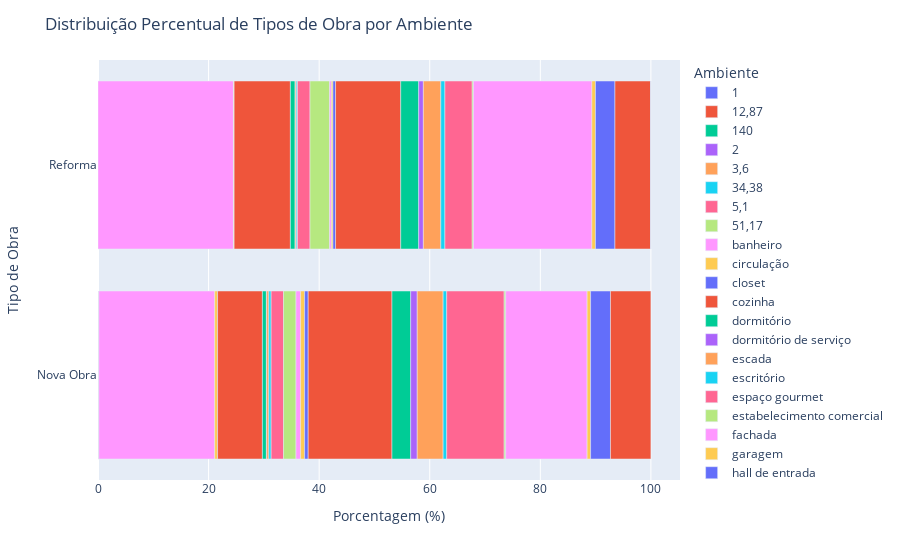

Notebook cell for this chart:
### Code cell
contagem = dados.groupby(['ds_tipo_obra', 'nm_ambiente']).size().reset_index(name='Contagem')

contagem['Porcentagem'] = contagem.groupby('ds_tipo_obra')['Contagem'].transform(lambda x: (x / x.sum()) * 100)

fig = px.bar(contagem, 
             y='ds_tipo_obra', 
             x='Porcentagem', 
             color='nm_ambiente', 
             orientation='h', 
             labels={'ds_tipo_obra': 'Tipo de Obra', 'Porcentagem': 'Porcentagem (%)', 'nm_ambiente': 'Ambiente'})

fig.update_layout(title='Distribuição Percentual de Tipos de Obra por Ambiente',
                  xaxis_title='Porcentagem (%)',
                  yaxis_title='Tipo de Obra')

fig.show()

### Figure 1 — Plotly figure (JSON) as saved in the notebook; plotly's stock layout.template omitted (floating-point values rounded to 4 significant figures)
{"data": [{"alignmentgroup": "True", "hovertemplate": "Ambiente=1<br>Porcentagem (%)=%{x}<br>Tipo de Obra=%{y}<extra></extra>", "legendgroup": "1", "marker": {"color": "#636efa", "pattern": {"shape": ""}}, "name": "1", "offsetgroup": "1", "orientation": "h", "showlegend": true, "textposition": "auto", "type": "bar", "x": [0.01904], "xaxis": "x", "y": ["Nova Obra"], "yaxis": "y"}, {"alignmentgroup": "True", "hovertemplate": "Ambiente=12,87<br>Porcentagem (%)=%{x}<br>Tipo de Obra=%{y}<extra></extra>", "legendgroup": "12,87", "marker": {"color": "#EF553B", "pattern": {"shape": ""}}, "name": "12,87", "offsetgroup": "12,87", "orientation": "h", "showlegend": true, "textposition": "auto", "type": "bar", "x": [0.01904], "xaxis": "x", "y": ["Nova Obra"], "yaxis": "y"}, {"alignmentgroup": "True", "hovertemplate": "Ambiente=140<br>Porcentagem (%)=%{x}<br>Tipo de Obra=%{y}<extra></extra>", "legendgroup": "140", "marker": {"color": "#00cc96", "pattern": {"shape": ""}}, "name": "140", "offsetgroup": "140", "orientation": "h", "showlegend": true, "textposition": "auto", "type": "bar", "x": [0.01904], "xaxis": "x", "y": ["Nova Obra"], "yaxis": "y"}, {"alignmentgroup": "True", "hovertemplate": "Ambiente=2<br>Porcentagem (%)=%{x}<br>Tipo de Obra=%{y}<extra></extra>", "legendgroup": "2", "marker": {"color": "#ab63fa", "pattern": {"shape": ""}}, "name": "2", "offsetgroup": "2", "orientation": "h", "showlegend": true, "textposition": "auto", "type": "bar", "x": [0.01904], "xaxis": "x", "y": ["Nova Obra"], "yaxis": "y"}, {"alignmentgroup": "True", "hovertemplate": "Ambiente=3,6<br>Porcentagem (%)=%{x}<br>Tipo de Obra=%{y}<extra></extra>", "legendgroup": "3,6", "marker": {"color": "#FFA15A", "pattern": {"shape": ""}}, "name": "3,6", "offsetgroup": "3,6", "orientation": "h", "showlegend": true, "textposition": "auto", "type": "bar", "x": [0.01904], "xaxis": "x", "y": ["Nova Obra"], "yaxis": "y"}, {"alignmentgroup": "True", "hovertemplate": "Ambiente=34,38<br>Porcentagem (%)=%{x}<br>Tipo de Obra=%{y}<extra></extra>", "legendgroup": "34,38", "marker": {"color": "#19d3f3", "pattern": {"shape": ""}}, "name": "34,38", "offsetgroup": "34,38", "orientation": "h", "showlegend": true, "textposition": "auto", "type": "bar", "x": [0.01904], "xaxis": "x", "y": ["Nova Obra"], "yaxis": "y"}, {"alignmentgroup": "True", "hovertemplate": "Ambiente=5,1<br>Porcentagem (%)=%{x}<br>Tipo de Obra=%{y}<extra></extra>", "legendgroup": "5,1", "marker": {"color": "#FF6692", "pattern": {"shape": ""}}, "name": "5,1", "offsetgroup": "5,1", "orientation": "h", "showlegend": true, "textposition": "auto", "type": "bar", "x": [0.01904], "xaxis": "x", "y": ["Nova Obra"], "yaxis": "y"}, {"alignmentgroup": "True", "hovertemplate": "Ambiente=51,17<br>Porcentagem (%)=%{x}<br>Tipo de Obra=%{y}<extra></extra>", "legendgroup": "51,17", "marker": {"color": "#B6E880", "pattern": {"shape": ""}}, "name": "51,17", "offsetgroup": "51,17", "orientation": "h", "showlegend": true, "textposition": "auto", "type": "bar", "x": [0.01904], "xaxis": "x", "y": ["Nova Obra"], "yaxis": "y"}, {"alignmentgroup": "True", "hovertemplate": "Ambiente=banheiro<br>Porcentagem (%)=%{x}<br>Tipo de Obra=%{y}<extra></extra>", "legendgroup": "banheiro", "marker": {"color": "#FF97FF", "pattern": {"shape": ""}}, "name": "banheiro", "offsetgroup": "banheiro", "orientation": "h", "showlegend": true, "textposition": "auto", "type": "bar", "x": [20.96, 24.5], "xaxis": "x", "y": ["Nova Obra", "Reforma"], "yaxis": "y"}, {"alignmentgroup": "True", "hovertemplate": "Ambiente=circulação<br>Porcentagem (%)=%{x}<br>Tipo de Obra=%{y}<extra></extra>", "legendgroup": "circulação", "marker": {"color": "#FECB52", "pattern": {"shape": ""}}, "name": "circulação", "offsetgroup": "circulação", "orientation": "h", "showlegend": true, "textposition": "auto", "type": "bar", "x": [0.495, 0.09928], "xaxis": "x", "y": ["Nova Obra", "Reforma"], "yaxis": "y"}, {"alignmentgroup": "True", "hovertemplate": "Ambiente=closet<br>Porcentagem (%)=%{x}<br>Tipo de Obra=%{y}<extra></extra>", "legendgroup": "closet", "marker": {"color": "#636efa", "pattern": {"shape": ""}}, "name": "closet", "offsetgroup": "closet", "orientation": "h", "showlegend": true, "textposition": "auto", "type": "bar", "x": [0.01904, 0.02482], "xaxis": "x", "y": ["Nova Obra", "Reforma"], "yaxis": "y"}, {"alignmentgroup": "True", "hovertemplate": "Ambiente=cozinha<br>Porcentagem (%)=%{x}<br>Tipo de Obra=%{y}<extra></extra>", "legendgroup": "cozinha", "marker": {"color": "#EF553B", "pattern": {"shape": ""}}, "name": "cozinha", "offsetgroup": "cozinha", "orientation": "h", "showlegend": true, "textposition": "auto", "type": "bar", "x": [8.11, 10.18], "xaxis": "x", "y": ["Nova Obra", "Reforma"], "yaxis": "y"}, {"alignmentgroup": "True", "hovertemplate": "Ambiente=dormitório<br>Porcentagem (%)=%{x}<br>Tipo de Obra=%{y}<extra></extra>", "legendgroup": "dormitório", "marker": {"color": "#00cc96", "pattern": {"shape": ""}}, "name": "dormitório", "offsetgroup": "dormitório", "orientation": "h", "showlegend": true, "textposition": "auto", "type": "bar", "x": [0.7234, 0.8687], "xaxis": "x", "y": ["Nova Obra", "Reforma"], "yaxis": "y"}, {"alignmentgroup": "True", "hovertemplate": "Ambiente=dormitório de serviço<br>Porcentagem (%)=%{x}<br>Tipo de Obra=%{y}<extra></extra>", "legendgroup": "dormitório de serviço", "marker": {"color": "#ab63fa", "pattern": {"shape": ""}}, "name": "dormitório de serviço", "offsetgroup": "dormitório de serviço", "orientation": "h", "showlegend": true, "textposition": "auto", "type": "bar", "x": [0.05711, 0.02482], "xaxis": "x", "y": ["Nova Obra", "Reforma"], "yaxis": "y"}, {"alignmentgroup": "True", "hovertemplate": "Ambiente=escada<br>Porcentagem (%)=%{x}<br>Tipo de Obra=%{y}<extra></extra>", "legendgroup": "escada", "marker": {"color": "#FFA15A", "pattern": {"shape": ""}}, "name": "escada", "offsetgroup": "escada", "orientation": "h", "showlegend": true, "textposition": "auto", "type": "bar", "x": [0.3807, 0.1737], "xaxis": "x", "y": ["Nova Obra", "Reforma"], "yaxis": "y"}, {"alignmentgroup": "True", "hovertemplate": "Ambiente=escritório<br>Porcentagem (%)=%{x}<br>Tipo de Obra=%{y}<extra></extra>", "legendgroup": "escritório", "marker": {"color": "#19d3f3", "pattern": {"shape": ""}}, "name": "escritório", "offsetgroup": "escritório", "orientation": "h", "showlegend": true, "textposition": "auto", "type": "bar", "x": [0.4188, 0.2234], "xaxis": "x", "y": ["Nova Obra", "Reforma"], "yaxis": "y"}, {"alignmentgroup": "True", "hovertemplate": "Ambiente=espaço gourmet<br>Porcentagem (%)=%{x}<br>Tipo de Obra=%{y}<extra></extra>", "legendgroup": "espaço gourmet", "marker": {"color": "#FF6692", "pattern": {"shape": ""}}, "name": "espaço gourmet", "offsetgroup": "espaço gourmet", "orientation": "h", "showlegend": true, "textposition": "auto", "type": "bar", "x": [2.246, 2.259], "xaxis": "x", "y": ["Nova Obra", "Reforma"], "yaxis": "y"}, {"alignmentgroup": "True", "hovertemplate": "Ambiente=estabelecimento comercial<br>Porcentagem (%)=%{x}<br>Tipo de Obra=%{y}<extra></extra>", "legendgroup": "estabelecimento comercial", "marker": {"color": "#B6E880", "pattern": {"shape": ""}}, "name": "estabelecimento comercial", "offsetgroup": "estabelecimento comercial", "orientation": "h", "showlegend": true, "textposition": "auto", "type": "bar", "x": [2.246, 3.549], "xaxis": "x", "y": ["Nova Obra", "Reforma"], "yaxis": "y"}, {"alignmentgroup": "True", "hovertemplate": "Ambiente=fachada<br>Porcentagem (%)=%{x}<br>Tipo de Obra=%{y}<extra></extra>", "legendgroup": "fachada", "marker": {"color": "#FF97FF", "pattern": {"shape": ""}}, "name": "fachada", "offsetgroup": "fachada", "orientation": "h", "showlegend": true, "textposition": "auto", "type": "bar", "x": [0.8376, 0.3227], "xaxis": "x", "y": ["Nova Obra", "Reforma"], "yaxis": "y"}, {"alignmentgroup": "True", "hovertemplate": "Ambiente=garagem<br>Porcentagem (%)=%{x}<br>Tipo de Obra=%{y}<extra></extra>", "legendgroup": "garagem", "marker": {"color": "#FECB52", "pattern": {"shape": ""}}, "name": "garagem", "offsetgroup": "garagem", "orientation": "h", "showlegend": true, "textposition": "auto", "type": "bar", "x": [0.7234, 0.273], "xaxis": "x", "y": ["Nova Obra", "Reforma"], "yaxis": "y"}, {"alignmentgroup": "True", "hovertemplate": "Ambiente=hall de entrada<br>Porcentagem (%)=%{x}<br>Tipo de Obra=%{y}<extra></extra>", "legendgroup": "hall de entrada", "marker": {"color": "#636efa", "pattern": {"shape": ""}}, "name": "hall de entrada", "offsetgroup": "hall de entrada", "orientation": "h", "showlegend": true, "textposition": "auto", "type": "bar", "x": [0.6472, 0.4716], "xaxis": "x", "y": ["Nova Obra", "Reforma"], "yaxis": "y"}, {"alignmentgroup": "True", "hovertemplate": "Ambiente=itens de assentamento<br>Porcentagem (%)=%{x}<br>Tipo de Obra=%{y}<extra></extra>", "legendgroup": "itens de assentamento", "marker": {"color": "#EF553B", "pattern": {"shape": ""}}, "name": "itens de assentamento", "offsetgroup": "itens de assentamento", "orientation": "h", "showlegend": true, "textposition": "auto", "type": "bar", "x": [15.15, 11.79], "xaxis": "x", "y": ["Nova Obra", "Reforma"], "yaxis": "y"}, {"alignmentgroup": "True", "hovertemplate": "Ambiente=lavabo<br>Porcentagem (%)=%{x}<br>Tipo de Obra=%{y}<extra></extra>", "legendgroup": "lavabo", "marker": {"color": "#00cc96", "pattern": {"shape": ""}}, "name": "lavabo", "offsetgroup": "lavabo", "orientation": "h", "showlegend": true, "textposition": "auto", "type": "bar", "x": [3.389, 3.251], "xaxis": "x", "y": ["Nova Obra", "Reforma"], "yaxis": "y"}, {"alignmentgroup": "True", "hovertemplate": "Ambiente=officina<br>Porcentagem (%)=%{x}<br>Tipo de Obra=%{y}<extra></extra>", "legendgroup": "officina", "marker": {"color": "#ab63fa", "pattern": {"shape": ""}}, "name": "officina", "offsetgroup": "officina", "orientation": "h", "showlegend": true, "textposition": "auto", "type": "bar", "x": [1.18, 0.8439], "xaxis": "x", "y": ["Nova Obra", "Reforma"], "yaxis": "y"}, {"alignmentgroup": "True", "hovertemplate": "Ambiente=piscina<br>Porcentagem (%)=%{x}<br>Tipo de Obra=%{y}<extra></extra>", "legendgroup": "piscina", "marker": {"color": "#FFA15A", "pattern": {"shape": ""}}, "name": "piscina", "offsetgroup": "piscina", "orientation": "h", "showlegend": true, "textposition": "auto", "type": "bar", "x": [4.683, 3.152], "xaxis": "x", "y": ["Nova Obra", "Reforma"], "yaxis": "y"}, {"alignmentgroup": "True", "hovertemplate": "Ambiente=sacada<br>Porcentagem (%)=%{x}<br>Tipo de Obra=%{y}<extra></extra>", "legendgroup": "sacada", "marker": {"color": "#19d3f3", "pattern": {"shape": ""}}, "name": "sacada", "offsetgroup": "sacada", "orientation": "h", "showlegend": true, "textposition": "auto", "type": "bar", "x": [0.6472, 0.7446], "xaxis": "x", "y": ["Nova Obra", "Reforma"], "yaxis": "y"}, {"alignmentgroup": "True", "hovertemplate": "Ambiente=sala<br>Porcentagem (%)=%{x}<br>Tipo de Obra=%{y}<extra></extra>", "legendgroup": "sala", "marker": {"color": "#FF6692", "pattern": {"shape": ""}}, "name": "sala", "offsetgroup": "sala", "orientation": "h", "showlegend": true, "textposition": "auto", "type": "bar", "x": [10.39, 4.939], "xaxis": "x", "y": ["Nova Obra", "Reforma"], "yaxis": "y"}, {"alignmentgroup": "True", "hovertemplate": "Ambiente=terraço<br>Porcentagem (%)=%{x}<br>Tipo de Obra=%{y}<extra></extra>", "legendgroup": "terraço", "marker": {"color": "#B6E880", "pattern": {"shape": ""}}, "name": "terraço", "offsetgroup": "terraço", "orientation": "h", "showlegend": true, "textposition": "auto", "type": "bar", "x": [0.2856, 0.2234], "xaxis": "x", "y": ["Nova Obra", "Reforma"], "yaxis": "y"}, {"alignmentgroup": "True", "hovertemplate": "Ambiente=toda casa<br>Porcentagem (%)=%{x}<br>Tipo de Obra=%{y}<extra></extra>", "legendgroup": "toda casa", "marker": {"color": "#FF97FF", "pattern": {"shape": ""}}, "name": "toda casa", "offsetgroup": "toda casa", "orientation": "h", "showlegend": true, "textposition": "auto", "type": "bar", "x": [14.72, 21.42], "xaxis": "x", "y": ["Nova Obra", "Reforma"], "yaxis": "y"}, {"alignmentgroup": "True", "hovertemplate": "Ambiente=varanda<br>Porcentagem (%)=%{x}<br>Tipo de Obra=%{y}<extra></extra>", "legendgroup": "varanda", "marker": {"color": "#FECB52", "pattern": {"shape": ""}}, "name": "varanda", "offsetgroup": "varanda", "orientation": "h", "showlegend": true, "textposition": "auto", "type": "bar", "x": [0.6282, 0.6453], "xaxis": "x", "y": ["Nova Obra", "Reforma"], "yaxis": "y"}, {"alignmentgroup": "True", "hovertemplate": "Ambiente=área de serviço<br>Porcentagem (%)=%{x}<br>Tipo de Obra=%{y}<extra></extra>", "legendgroup": "área de serviço", "marker": {"color": "#636efa", "pattern": {"shape": ""}}, "name": "área de serviço", "offsetgroup": "área de serviço", "orientation": "h", "showlegend": true, "textposition": "auto", "type": "bar", "x": [3.598, 3.524], "xaxis": "x", "y": ["Nova Obra", "Reforma"], "yaxis": "y"}, {"alignmentgroup": "True", "hovertemplate": "Ambiente=área externa<br>Porcentagem (%)=%{x}<br>Tipo de Obra=%{y}<extra></extra>", "legendgroup": "área externa", "marker": {"color": "#EF553B", "pattern": {"shape": ""}}, "name": "área externa", "offsetgroup": "área externa", "orientation": "h", "showlegend": true, "textposition": "auto", "type": "bar", "x": [7.31, 6.453], "xaxis": "x", "y": ["Nova Obra", "Reforma"], "yaxis": "y"}, {"alignmentgroup": "True", "hovertemplate": "Ambiente=5<br>Porcentagem (%)=%{x}<br>Tipo de Obra=%{y}<extra></extra>", "legendgroup": "5", "marker": {"color": "#00cc96", "pattern": {"shape": ""}}, "name": "5", "offsetgroup": "5", "orientation": "h", "showlegend": true, "textposition": "auto", "type": "bar", "x": [0.02482], "xaxis": "x", "y": ["Reforma"], "yaxis": "y"}, {"alignmentgroup": "True", "hovertemplate": "Ambiente=540<br>Porcentagem (%)=%{x}<br>Tipo de Obra=%{y}<extra></extra>", "legendgroup": "540", "marker": {"color": "#ab63fa", "pattern": {"shape": ""}}, "name": "540", "offsetgroup": "540", "orientation": "h", "showlegend": true, "textposition": "auto", "type": "bar", "x": [0.02482], "xaxis": "x", "y": ["Reforma"], "yaxis": "y"}], "layout": {"barmode": "relative", "legend": {"title": {"text": "Ambiente"}, "tracegroupgap": 0}, "margin": {"t": 60}, "title": {"text": "Distribuição Percentual de Tipos de Obra por Ambiente"}, "xaxis": {"anchor": "y", "domain": [0, 1], "title": {"text": "Porcentagem (%)"}}, "yaxis": {"anchor": "x", "domain": [0, 1], "title": {"text": "Tipo de Obra"}}}}
